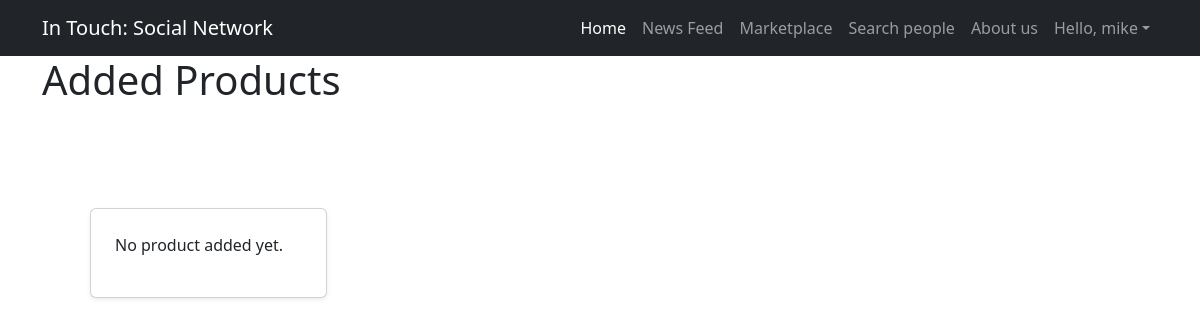
/marketplace/added_products/ (signed in), run on an earlier commit of the app's database.
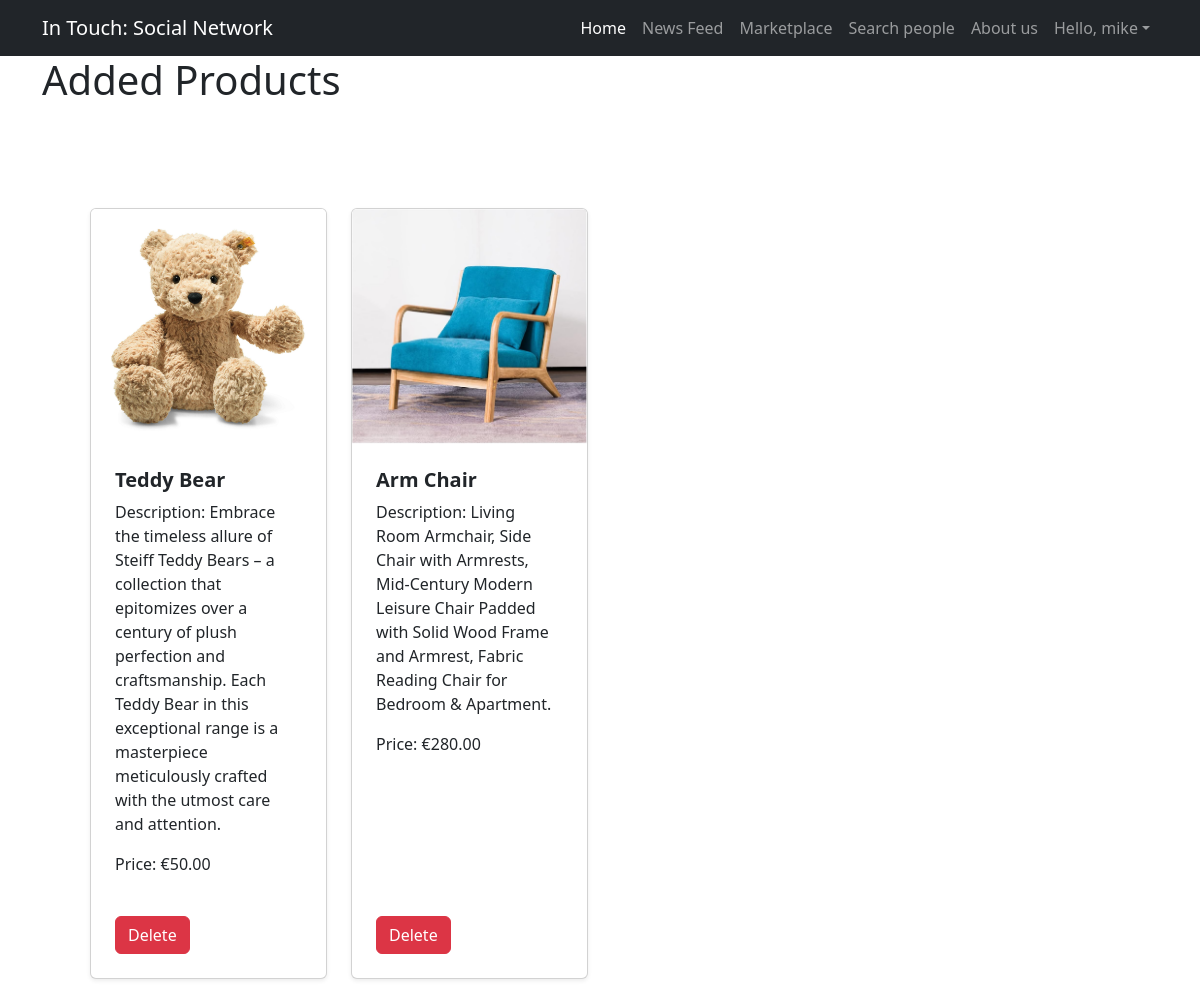
And on a later commit of the database.
### marketplace/models.py (models this page shows, shortened)
class Product(models.Model):
    name = models.CharField(max_length=100)
    price = models.DecimalField(default=0, decimal_places=2, max_digits=6)
    category = models.ForeignKey(Category, on_delete=models.CASCADE, default=1)
    description = models.CharField(max_length=500, default='', blank=True, null=True)
    image = models.ImageField(upload_to='upload/products')
    is_sale = models.BooleanField(default=False)
    sale_price = models.DecimalField(default=0, decimal_places=2, max_digits=6)
    seller = models.ForeignKey(User, on_delete=models.CASCADE, related_name='seller_detail', null=True, blank=True)

### marketplace/views.py (the view)
# urls.py: path('added_products/', views.added_products, name='added_products'),
@login_required
def added_products(request):
        added_products = Product.objects.filter(seller=request.user)
        return render(request, 'marketplace/added_products.html', {'added_products': added_products})

### marketplace/cart.py (called while the page is built)
    def __len__(self):
        return sum(self.cart.values())

### marketplace/context_processor.py (called while the page is built)
def cart(request):
    return {'cart': Cart(request)}

### templates/marketplace/added_products.html
{% extends "base.html" %}
{% block content %}
<div class="container">
    <h1 class="header-title">Added Products</h1>
    <section class="py-5">
        <div class="container px-4 px-lg-5 mt-5">
            <div class="row row-cols-1 row-cols-md-2 row-cols-lg-3 row-cols-xl-4">
                {% for product in added_products %}
                <div class="col mb-5">
                    <div class="card h-100 shadow-sm">
                        <a href="{% url 'marketplace:product' product.pk %}">
                            <img class="card-img-top" src="{{ product.image.url }}" alt="{{ product.name }}" />
                        </a>
                        <div class="card-body p-4">
                            <a href="{% url 'marketplace:product' product.pk %}" class="text-decoration-none text-dark">
                                <h5 class="card-title fw-bolder">{{ product.name }}</h5>
                            </a>
                            <div>
                                <p>Description: {{ product.description }}</p>
                                <p>Price: €{{ product.price }}</p>
                            </div>
                        </div>
                        <div class="card-footer p-4 pt-0 border-top-0 bg-transparent">
                            <a href="{% url 'marketplace:delete_product' product.pk %}" class="btn btn-danger">Delete</a>
                        </div>
                    </div>
                </div>
                {% empty %}
                <div class="col mb-5">
                    <div class="card h-100 shadow-sm">
                        <div class="card-body p-4">
                            <p>No product added yet.</p>
                        </div>
                    </div>
                </div>
                {% endfor %}
            </div>
        </div>
    </section>
</div>
{% endblock %}

What changed in the data, as far as the page shows it:
added Product: image (picture), name "Teddy Bear", description "Embrace the timeless allure of Steiff Teddy Bears – a collection that epitomizes over a century of plush perfection and craftsmanship. Each Teddy Bear in this exceptional range is a masterpiece meticulously crafted with the utmost care and attention.", price "50.00"
added Product: image (picture), name "Arm Chair", description "Living Room Armchair, Side Chair with Armrests, Mid-Century Modern Leisure Chair Padded with Solid Wood Frame and Armrest, Fabric Reading Chair for Bedroom & Apartment.", price "280.00"
Also different on the page:
text no longer shown: "No product added yet."
